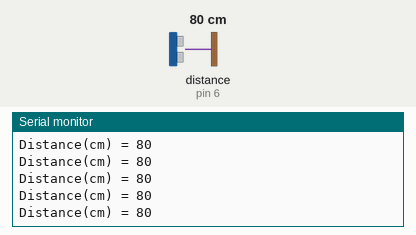
A sketch run on a simulated Arduino Uno, built with avr-gcc and run on an emulated ATmega328P. Shown: the last lines printed to the serial monitor. Wiring (inferred from the names in the program): ultrasonic range finder: trigger pin 7; echo pin 6. The inputs (shaded band) are chosen by the test bench; at power-on: distance to the obstacle (sensor on pin 6) 80 cm. The echo pulse lasts 58.3 µs per cm.

Above: at 1.2 s.
1.3 s: distance to the obstacle (sensor on pin 6) set to 2 cm
At 2.0 s:
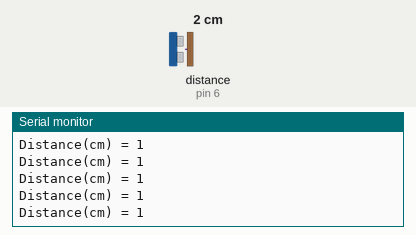
4.3 s: distance to the obstacle (sensor on pin 6) set to 18 cm
At 5.1 s:
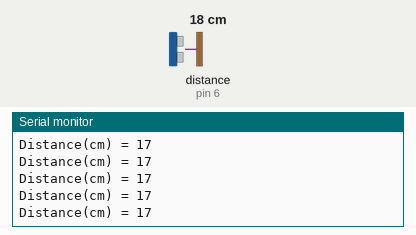
7.3 s: distance to the obstacle (sensor on pin 6) set to 4 cm
At 8.0 s:
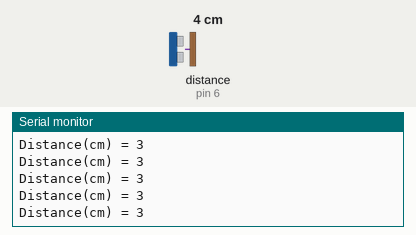
10.3 s: distance to the obstacle (sensor on pin 6) set to 35 cm
At 11.2 s:
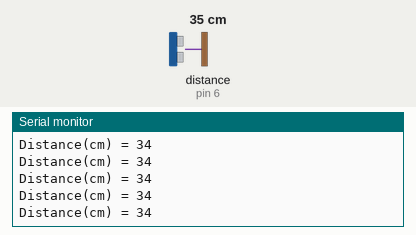
13.3 s: distance to the obstacle (sensor on pin 6) set to 120 cm
At 14.2 s:
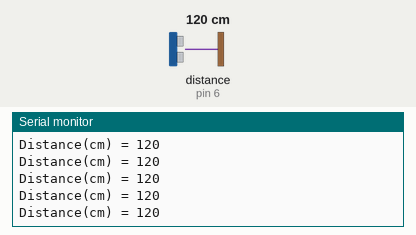
19.3 s: distance to the obstacle (sensor on pin 6) set to 9 cm
At 20.3 s:
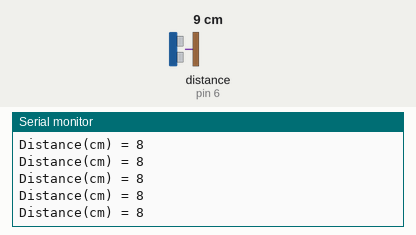
Timing chart, 0 to 22.3 s (numbered marks = the images above; inputs shaded):
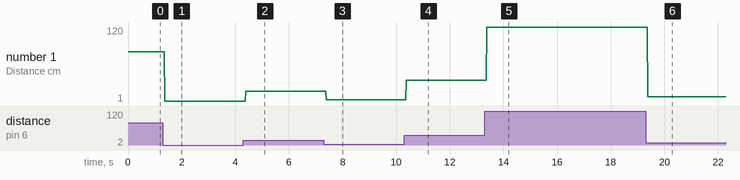

Measured:
- after the input at 1.3 s, the serial monitor: prints a new line after 0.07 s (image 1)
- after the input at 4.3 s, the serial monitor: prints a new line after 0.08 s (image 2)
- after the input at 7.3 s, the serial monitor: prints a new line after 0.09 s (image 3)
- after the input at 10.3 s, the serial monitor: prints a new line after 0.08 s (image 4)
- after the input at 13.3 s, the serial monitor: prints a new line after 0.08 s (image 5)
- after the input at 19.3 s, the serial monitor: prints a new line after 0.08 s (image 6)
- plotted number 1: 80 → 1 after the input at 1.3 s, 1 → 17 after the input at 4.3 s, 17 → 3 after the input at 7.3 s, 3 → 34 after the input at 10.3 s, 34 → 120 after the input at 13.3 s

The sketch:

UltraSonarSRF05.ino
```cpp
/*
	초음파 센서
	SRF05
*/

int val;
void setup() {
  Serial.begin(9600);
  pinMode(7, OUTPUT); //Trigger  tx
  pinMode(6, INPUT);  //Echo     rx

}

void loop()
{
  digitalWrite(7, HIGH);
  delayMicroseconds(10);
  digitalWrite(7, LOW);
  val=pulseIn(6,HIGH)/58;
  Serial.print("Distance(cm) = ");
  Serial.println(val);
 }
```

UltraSonar.ino
```cpp

```
